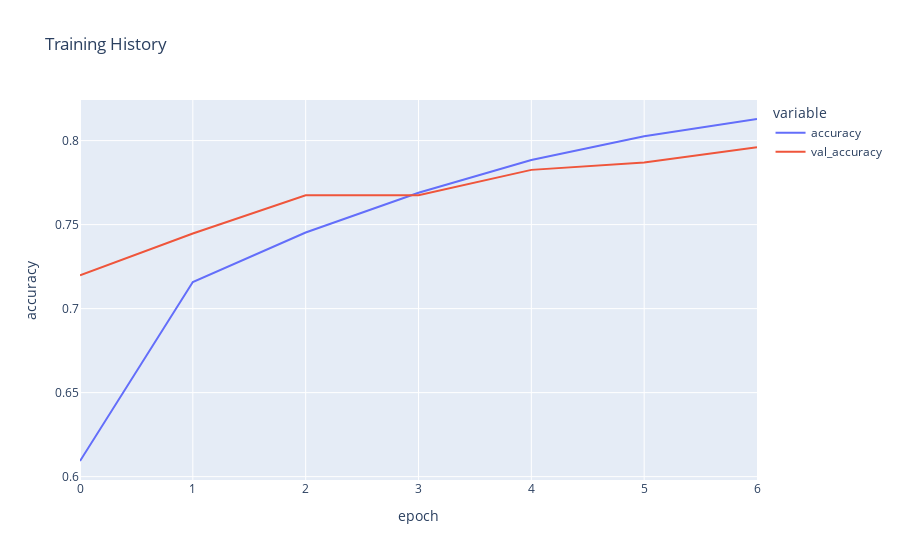

The notebook cell this image was saved under:
### Code cell
fig = px.line(
    eth_history.history, y=['accuracy', 'val_accuracy'],
    labels={'index': 'epoch', 'value': 'accuracy'}, 
    title='Training History')
fig.show()

### Figure 1 — Plotly figure (JSON) as saved in the notebook; plotly's stock layout.template omitted (floating-point values rounded to 4 significant figures)
{"data": [{"hovertemplate": "variable=accuracy<br>epoch=%{x}<br>accuracy=%{y}<extra></extra>", "legendgroup": "accuracy", "line": {"color": "#636efa", "dash": "solid"}, "mode": "lines", "name": "accuracy", "orientation": "v", "showlegend": true, "type": "scatter", "x": [0, 1, 2, 3, 4, 5, 6], "xaxis": "x", "y": [0.6093, 0.7158, 0.7453, 0.769, 0.7885, 0.8026, 0.8129], "yaxis": "y"}, {"hovertemplate": "variable=val_accuracy<br>epoch=%{x}<br>accuracy=%{y}<extra></extra>", "legendgroup": "val_accuracy", "line": {"color": "#EF553B", "dash": "solid"}, "mode": "lines", "name": "val_accuracy", "orientation": "v", "showlegend": true, "type": "scatter", "x": [0, 1, 2, 3, 4, 5, 6], "xaxis": "x", "y": [0.7198, 0.7447, 0.7674, 0.7674, 0.7826, 0.7869, 0.7961], "yaxis": "y"}], "layout": {"legend": {"title": {"text": "variable"}, "tracegroupgap": 0}, "title": {"text": "Training History"}, "xaxis": {"anchor": "y", "domain": [0, 1], "title": {"text": "epoch"}}, "yaxis": {"anchor": "x", "domain": [0, 1], "title": {"text": "accuracy"}}}}
